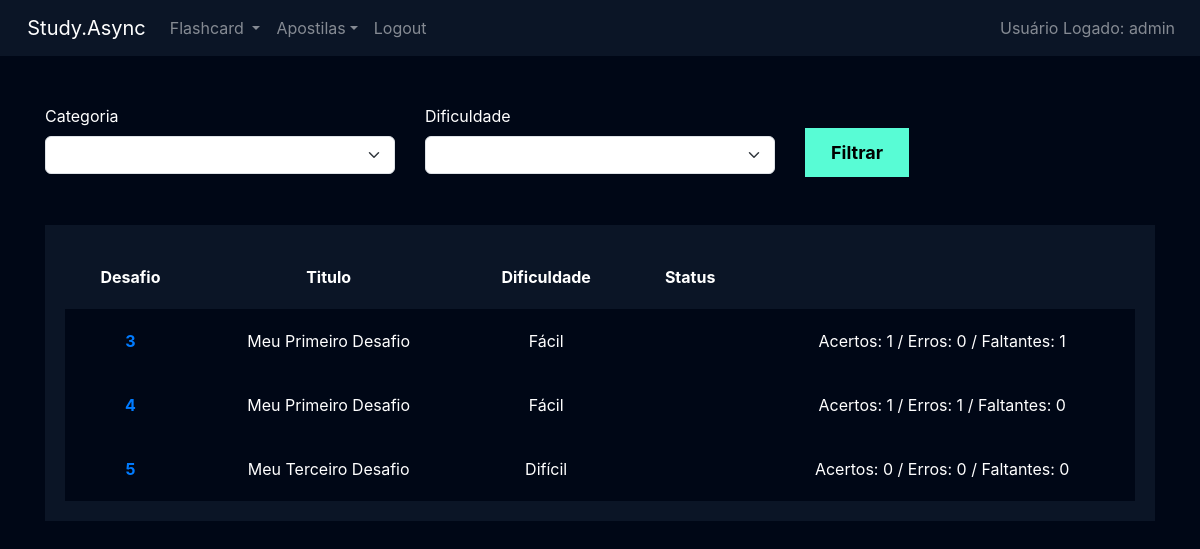
Before: /flashcard/listar_desafio/ (signed in) with the older database file.
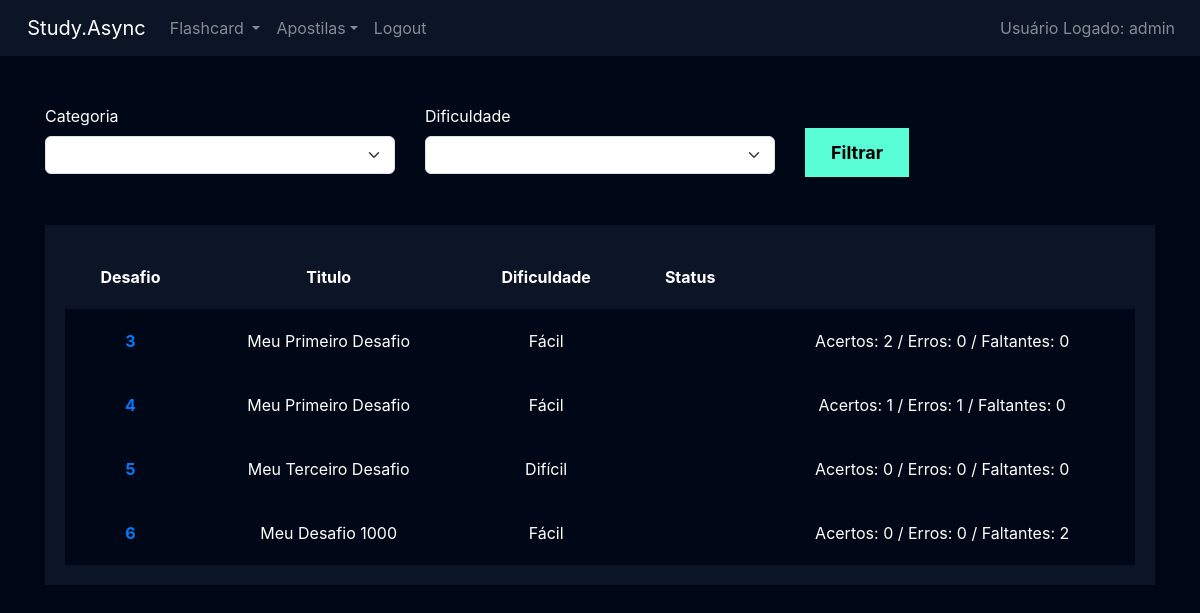
After: the same page with the newer database file.
### flashcard/models.py (models this page shows, shortened)
class Desafio(models.Model):
    user = models.ForeignKey(User, on_delete=models.DO_NOTHING)
    titulo = models.CharField(max_length=100)
    categoria = models.ManyToManyField(Categoria)
    quantidade_perguntas = models.IntegerField()
    dificuldade = models.CharField(
        max_length=1, choices=Flashcard.DIFICULDADE_CHOICES
    )
    flashcards = models.ManyToManyField(FlashcardDesafio)

### flashcard/views.py (the view)
# urls.py: path('listar_desafio/', views.listar_desafio, name='listar_desafio'),
def listar_desafio(request):
    if not request.user.is_authenticated:
        return redirect('/usuarios/login')
    desafios = Desafio.objects.filter(user=request.user)
    dados_desafios = []
    for desafio in desafios:
        flashcards_do_desafio = desafio.flashcards.all()
        acertos = flashcards_do_desafio.filter(respondido=True, acertou=True).count()
        erros = flashcards_do_desafio.filter(respondido=True, acertou=False).count()
        faltantes = flashcards_do_desafio.filter(respondido=False).count()
        dados_desafios.append({
            'desafio': desafio,
            'acertos': acertos,
            'erros': erros,
            'faltantes': faltantes,
        })
    return render(
        request,
        'listar_desafio.html',
        {
            'dados_desafios': dados_desafios,
        },
    )

### flashcard/templates/listar_desafio.html (shortened to what this page needs)
{% extends "base.html" %}
{% load static %}
{% block 'cabecalho' %}
    <link href="{% static 'usuarios/css/cadastro.css' %}" rel="stylesheet">
    <link href="{% static 'flashcard/css/novo_flashcard.css' %}" rel="stylesheet">
    <link href="{% static 'flashcard/css/iniciar_desafio.css' %}" rel="stylesheet">
    <link href="{% static 'flashcard/css/desafio.css' %}" rel="stylesheet">
    <link href='https://unpkg.com/boxicons@2.1.4/css/boxicons.min.css' rel='stylesheet'>
    <link rel="stylesheet" href="https://stackpath.bootstrapcdn.com/bootstrap/4.5.0/css/bootstrap.min.css">
{% endblock 'cabecalho' %}
{% block 'conteudo' %}
    {% include "partials/header.html"%}
    <div class="container">
        <br>
        <br>
        <div class="row">
            <div class="col-md">
                <form action="}" method="GET">
                <label for="">Categoria</label>
                <select name="categoria" class="form-select">
                </select>
            </div>
            <div class="col-md">
                <label for="">Dificuldade</label>
                <select name="dificuldade" class="form-select">
                </select>
            </div>
            <div class="col-md">
                <br>
                <input type="submit" value="Filtrar" class="btn-cadastro">
            </div>
        </div>
        <br>
        <br>
        <div class="box-listar">
            <table>
                <thead>
                  <tr>
                    <th scope="col">Desafio</th>
                    <th scope="col">Titulo</th>
                    <th scope="col">Dificuldade</th>
                    <th scope="col">Status</th>
                  </tr>
                </thead>
                <tbody>
                    {% for dados_desafio in dados_desafios %}
                        <tr class="linha">
                            <th><a href="{% url 'desafio' dados_desafio.desafio.id%}">{{dados_desafio.desafio.id}}</a></th>
                            <td>{{dados_desafio.desafio.titulo}}</td>
                            <td>{{dados_desafio.desafio.get_dificuldade_display}}</td>
                            <td>{{dados_desafio.desafio.status}}</td>
                            <td>Acertos: {{dados_desafio.acertos}} / Erros: {{dados_desafio.erros}} / Faltantes: {{dados_desafio.faltantes}}</td>
                        </tr>
                  {% endfor %}
                </tbody>
              </table>
        </div>
    </div>
    {% endblock 'conteudo' %}

### templates/base.html (shortened to what this page needs)
{% load static %}
<!doctype html>
<html lang="en">
    <head>
        <link href="https://cdn.jsdelivr.net/npm/bootstrap@5.3.2/dist/css/bootstrap.min.css" rel="stylesheet">
        <link href="{% static 'geral/css/base.css' %}" rel="stylesheet">
        {% block 'cabecalho' %} {% endblock %}
    </head>
    <body>
        {% block 'conteudo' %}{% endblock %}
    </body>
</html>

### templates/partials/header.html (shortened to what this page needs)
<head>
    <link href='https://unpkg.com/boxicons@2.1.4/css/boxicons.min.css' rel='stylesheet'>
</head>
<nav style="background-color: var(--main-color)" class="navbar navbar-expand-lg navbar-dark">
  <a class="navbar-brand" href="#">&nbsp;&nbsp;Study.Async</a>
  <div class="collapse navbar-collapse justify-content-between" id="navbarNav">
    <ul class="navbar-nav">
      <li class="nav-item dropdown">
        <a class="nav-link dropdown-toggle" href="#" id="flashcardDropdown" role="button" data-bs-toggle="dropdown" aria-expanded="false">
          Flashcard
        </a>
      </li>
      <li class="nav-item dropdown">
        <a class="nav-link dropdown-toggle" href="#" id="apostilasDropdown" role="button" data-bs-toggle="dropdown" aria-expanded="false">Apostilas</a>
      </li>
      <li class="nav-item navbar-collapse justify-content-between">
        <a class="nav-link" href="{% url 'logout' %}">Logout</a>
      </li>
    </ul>
    <span class="navbar-text">
      Usuário Logado: {{request.user}}&nbsp;&nbsp;
    </span>
  </div>
</nav>

### templates/static/geral/css/base.css (style rules this page uses)
:root { --main-color: #0b1526; --dark-color: #000716; --secondary-dark-color: rgb(15, 2, 26); --light-color: #00c1f3; --contrast-color: #f4c96b; --differential-color: #58fcd5; }
body { background-color: var(--dark-color) !important; color: white !important; }

### templates/static/usuarios/css/cadastro.css (style rules this page uses)
* { margin: 0; padding: 0; }
.btn-cadastro { padding: 10px; background-color: #58fcd5; border: none; border: 1px solid #58fcd5; font-size: 18px; font-weight: bold; padding-left: 25px; padding-right: 25px; }

### templates/static/flashcard/css/desafio.css (style rules this page uses)
.box-listar { background-color: #0b1526; padding: 20px; }
table { width: 100%; padding: 20px; text-align: center; }
.linha { height: 40px; background-color: var(--dark-color); padding: 20px; }
td, th { padding: 20px; }
tr { background-color: var(--main-color); }

### flashcard/templates/listar_desafio.html (style rules this page uses)
.linha td { vertical-align: middle; }

Changed rows visible on the page:
computed for Desafio id 3: acertos "1" → "2"; faltantes "1" → "0"
added Desafio: desafio.id "6", desafio.titulo "Meu Desafio 1000", desafio.dificuldade "Fácil", acertos "0", erros "0", faltantes "2"
